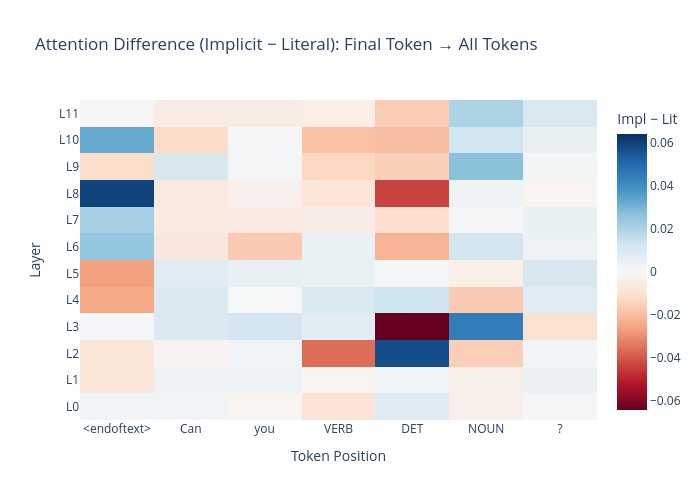

The cell this chart's notebook holds for it:
### Code cell
# Attention difference heatmap: Implicit - Literal
diff = attn_impl - attn_lit

# Token labels (aligned by position)
pos_labels = ["<endoftext>", "Can", "you", "VERB", "DET", "NOUN", "?"]

fig = go.Figure(data=go.Heatmap(
    z=diff,
    x=pos_labels,
    y=[f"L{i}" for i in range(model.cfg.n_layers)],
    colorscale="RdBu",
    zmid=0,  # center at zero: blue = literal attends more, red = implicit attends more
    colorbar_title="Impl − Lit",
))

fig.update_layout(
    title="Attention Difference (Implicit − Literal): Final Token → All Tokens",
    xaxis_title="Token Position",
    yaxis_title="Layer",
    height=500, width=700,
)
fig.show()

### Figure 1 — Plotly figure (JSON) as saved in the notebook; plotly's stock layout.template omitted (floating-point values rounded to 4 significant figures)
{"data": [{"colorbar": {"title": {"text": "Impl − Lit"}}, "colorscale": [[0, "rgb(103,0,31)"], [0.1, "rgb(178,24,43)"], [0.2, "rgb(214,96,77)"], [0.3, "rgb(244,165,130)"], [0.4, "rgb(253,219,199)"], [0.5, "rgb(247,247,247)"], [0.6, "rgb(209,229,240)"], [0.7, "rgb(146,197,222)"], [0.8, "rgb(67,147,195)"], [0.9, "rgb(33,102,172)"], [1, "rgb(5,48,97)"]], "type": "heatmap", "x": ["<endoftext>", "Can", "you", "VERB", "DET", "NOUN", "?"], "y": ["L0", "L1", "L2", "L3", "L4", "L5", "L6", "L7", "L8", "L9", "L10", "L11"], "z": [[0.001952, 0.002267, -0.001492, -0.008692, 0.008361, -0.003479, 0.001084], [-0.007855, 0.003117, 0.00333, -0.001205, 0.002369, -0.003784, 0.004027], [-0.007635, -0.001764, 0.002454, -0.03601, 0.05725, -0.01585, 0.001562], [0.000815, 0.009785, 0.01178, 0.007211, -0.06416, 0.04464, -0.01007], [-0.02471, 0.009852, 0.0002992, 0.01028, 0.0134, -0.01672, 0.007603], [-0.02624, 0.007807, 0.005033, 0.004563, 0.001268, -0.003393, 0.01096], [0.02528, -0.006841, -0.01666, 0.004488, -0.022, 0.01213, 0.003605], [0.02131, -0.006061, -0.005859, -0.004168, -0.01091, 0.0005842, 0.005098], [0.05946, -0.006351, -0.003071, -0.007981, -0.04346, 0.002921, -0.001522], [-0.01152, 0.01069, 0.001352, -0.01341, -0.01543, 0.0267, 0.001629], [0.03259, -0.01201, 0.0009144, -0.01903, -0.01961, 0.0124, 0.00474], [-0.0007399, -0.004817, -0.00496, -0.003962, -0.0164, 0.02061, 0.01026]], "zmid": 0}], "layout": {"height": 500, "title": {"text": "Attention Difference (Implicit − Literal): Final Token → All Tokens"}, "width": 700, "xaxis": {"title": {"text": "Token Position"}}, "yaxis": {"title": {"text": "Layer"}}}}
